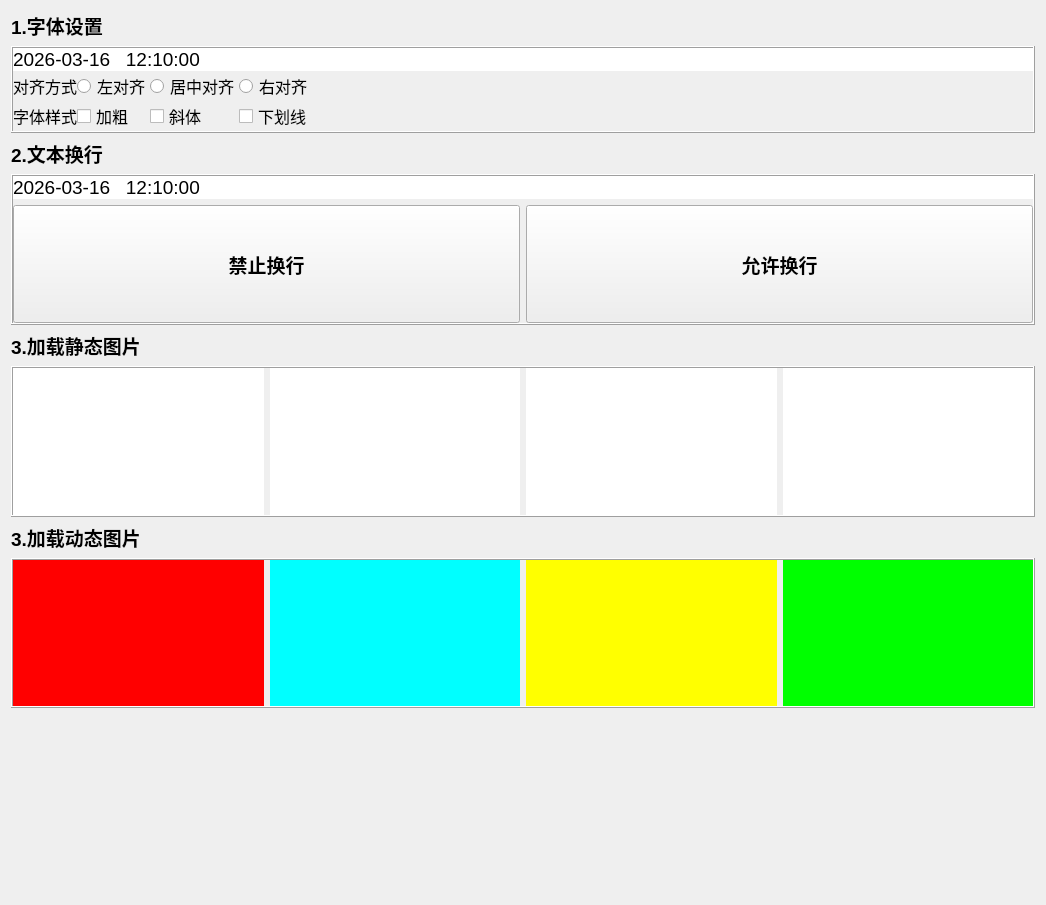
<?xml version="1.0" encoding="UTF-8"?>
<ui version="4.0">
 <class>Widget</class>
 <widget class="QWidget" name="Widget">
  <property name="geometry">
   <rect>
    <x>0</x>
    <y>0</y>
    <width>1046</width>
    <height>905</height>
   </rect>
  </property>
  <property name="windowTitle">
   <string>Widget</string>
  </property>
  <layout class="QVBoxLayout" name="verticalLayout_9">
   <item>
    <layout class="QVBoxLayout" name="verticalLayout_3" stretch="0,0">
     <item>
      <widget class="QLabel" name="label">
       <property name="font">
        <font>
         <pointsize>14</pointsize>
         <bold>true</bold>
        </font>
       </property>
       <property name="text">
        <string>1.字体设置</string>
       </property>
      </widget>
     </item>
     <item>
      <widget class="QFrame" name="frame">
       <property name="frameShape">
        <enum>QFrame::Shape::Box</enum>
       </property>
       <property name="frameShadow">
        <enum>QFrame::Shadow::Raised</enum>
       </property>
       <layout class="QVBoxLayout" name="verticalLayout">
        <property name="leftMargin">
         <number>0</number>
        </property>
        <property name="topMargin">
         <number>0</number>
        </property>
        <property name="rightMargin">
         <number>0</number>
        </property>
        <property name="bottomMargin">
         <number>0</number>
        </property>
        <item>
         <layout class="QVBoxLayout" name="verticalLayout_2" stretch="0,0">
          <property name="spacing">
           <number>0</number>
          </property>
          <item>
           <widget class="QLabel" name="fontLabel">
            <property name="sizePolicy">
             <sizepolicy hsizetype="Preferred" vsizetype="Preferred">
              <horstretch>0</horstretch>
              <verstretch>0</verstretch>
             </sizepolicy>
            </property>
            <property name="font">
             <font>
              <pointsize>14</pointsize>
              <bold>false</bold>
             </font>
            </property>
            <property name="styleSheet">
             <string notr="true">background-color: rgb(255, 255, 255);</string>
            </property>
            <property name="text">
             <string>2026-03-16   12:10:00</string>
            </property>
           </widget>
          </item>
          <item>
           <layout class="QGridLayout" name="gridLayout_2">
            <item row="0" column="2">
             <widget class="QRadioButton" name="radioButton_center">
              <property name="font">
               <font>
                <pointsize>12</pointsize>
               </font>
              </property>
              <property name="text">
               <string>居中对齐</string>
              </property>
             </widget>
            </item>
            <item row="1" column="2">
             <widget class="QCheckBox" name="checkBox_italic">
              <property name="font">
               <font>
                <pointsize>12</pointsize>
               </font>
              </property>
              <property name="text">
               <string>斜体</string>
              </property>
             </widget>
            </item>
            <item row="0" column="3">
             <widget class="QRadioButton" name="radioButton_right">
              <property name="font">
               <font>
                <pointsize>12</pointsize>
               </font>
              </property>
              <property name="text">
               <string>右对齐</string>
              </property>
             </widget>
            </item>
            <item row="0" column="0">
             <widget class="QLabel" name="label_6">
              <property name="font">
               <font>
                <pointsize>12</pointsize>
               </font>
              </property>
              <property name="text">
               <string>对齐方式</string>
              </property>
             </widget>
            </item>
            <item row="0" column="1">
             <widget class="QRadioButton" name="radioButton_left">
              <property name="font">
               <font>
                <pointsize>12</pointsize>
               </font>
              </property>
              <property name="text">
               <string>左对齐</string>
              </property>
             </widget>
            </item>
            <item row="1" column="0">
             <widget class="QLabel" name="label_7">
              <property name="font">
               <font>
                <pointsize>12</pointsize>
               </font>
              </property>
              <property name="text">
               <string>字体样式</string>
              </property>
             </widget>
            </item>
            <item row="1" column="3">
             <widget class="QCheckBox" name="checkBox_underline">
              <property name="font">
               <font>
                <pointsize>12</pointsize>
               </font>
              </property>
              <property name="text">
               <string>下划线</string>
              </property>
             </widget>
            </item>
            <item row="1" column="1">
             <widget class="QCheckBox" name="checkBox_bold">
              <property name="font">
               <font>
                <pointsize>12</pointsize>
               </font>
              </property>
              <property name="text">
               <string>加粗</string>
              </property>
             </widget>
            </item>
            <item row="0" column="4">
             <spacer name="horizontalSpacer">
              <property name="orientation">
               <enum>Qt::Orientation::Horizontal</enum>
              </property>
              <property name="sizeHint" stdset="0">
               <size>
                <width>40</width>
                <height>20</height>
               </size>
              </property>
             </spacer>
            </item>
            <item row="1" column="4">
             <spacer name="horizontalSpacer_2">
              <property name="orientation">
               <enum>Qt::Orientation::Horizontal</enum>
              </property>
              <property name="sizeHint" stdset="0">
               <size>
                <width>40</width>
                <height>20</height>
               </size>
              </property>
             </spacer>
            </item>
           </layout>
          </item>
         </layout>
        </item>
       </layout>
      </widget>
     </item>
    </layout>
   </item>
   <item>
    <layout class="QVBoxLayout" name="verticalLayout_4" stretch="0,1">
     <item>
      <widget class="QLabel" name="label_2">
       <property name="font">
        <font>
         <pointsize>14</pointsize>
         <bold>true</bold>
        </font>
       </property>
       <property name="text">
        <string>2.文本换行</string>
       </property>
      </widget>
     </item>
     <item>
      <widget class="QFrame" name="frame_2">
       <property name="frameShape">
        <enum>QFrame::Shape::Box</enum>
       </property>
       <property name="frameShadow">
        <enum>QFrame::Shadow::Raised</enum>
       </property>
       <layout class="QVBoxLayout" name="verticalLayout_5">
        <property name="leftMargin">
         <number>0</number>
        </property>
        <property name="topMargin">
         <number>0</number>
        </property>
        <property name="rightMargin">
         <number>0</number>
        </property>
        <property name="bottomMargin">
         <number>0</number>
        </property>
        <item>
         <layout class="QVBoxLayout" name="verticalLayout_6" stretch="0,1">
          <property name="spacing">
           <number>6</number>
          </property>
          <item>
           <widget class="QLabel" name="breakLabel">
            <property name="font">
             <font>
              <pointsize>14</pointsize>
             </font>
            </property>
            <property name="styleSheet">
             <string notr="true">background-color: rgb(255, 255, 255);</string>
            </property>
            <property name="text">
             <string>2026-03-16   12:10:00</string>
            </property>
           </widget>
          </item>
          <item>
           <layout class="QHBoxLayout" name="horizontalLayout" stretch="0,0">
            <item>
             <widget class="QPushButton" name="disableWrappushButton">
              <property name="sizePolicy">
               <sizepolicy hsizetype="Expanding" vsizetype="Expanding">
                <horstretch>0</horstretch>
                <verstretch>0</verstretch>
               </sizepolicy>
              </property>
              <property name="font">
               <font>
                <pointsize>14</pointsize>
                <bold>true</bold>
               </font>
              </property>
              <property name="text">
               <string>禁止换行</string>
              </property>
             </widget>
            </item>
            <item>
             <widget class="QPushButton" name="EnableWrappushButton">
              <property name="sizePolicy">
               <sizepolicy hsizetype="Expanding" vsizetype="Expanding">
                <horstretch>0</horstretch>
                <verstretch>0</verstretch>
               </sizepolicy>
              </property>
              <property name="font">
               <font>
                <pointsize>14</pointsize>
                <bold>true</bold>
               </font>
              </property>
              <property name="text">
               <string>允许换行</string>
              </property>
             </widget>
            </item>
           </layout>
          </item>
         </layout>
        </item>
       </layout>
      </widget>
     </item>
    </layout>
   </item>
   <item>
    <layout class="QVBoxLayout" name="verticalLayout_7" stretch="0,1">
     <item>
      <widget class="QLabel" name="label_3">
       <property name="font">
        <font>
         <pointsize>14</pointsize>
         <bold>true</bold>
        </font>
       </property>
       <property name="text">
        <string>3.加载静态图片</string>
       </property>
      </widget>
     </item>
     <item>
      <widget class="QFrame" name="frame_3">
       <property name="frameShape">
        <enum>QFrame::Shape::Box</enum>
       </property>
       <property name="frameShadow">
        <enum>QFrame::Shadow::Raised</enum>
       </property>
       <layout class="QHBoxLayout" name="horizontalLayout_2">
        <property name="leftMargin">
         <number>0</number>
        </property>
        <property name="topMargin">
         <number>0</number>
        </property>
        <property name="rightMargin">
         <number>0</number>
        </property>
        <property name="bottomMargin">
         <number>0</number>
        </property>
        <item>
         <widget class="QLabel" name="label_pic1">
          <property name="styleSheet">
           <string notr="true">background-color: rgb(255, 255, 255);</string>
          </property>
          <property name="text">
           <string/>
          </property>
          <property name="scaledContents">
           <bool>false</bool>
          </property>
         </widget>
        </item>
        <item>
         <widget class="QLabel" name="label_pic2">
          <property name="styleSheet">
           <string notr="true">background-color: rgb(255, 255, 255);</string>
          </property>
          <property name="text">
           <string/>
          </property>
          <property name="scaledContents">
           <bool>false</bool>
          </property>
         </widget>
        </item>
        <item>
         <widget class="QLabel" name="label_pic3">
          <property name="styleSheet">
           <string notr="true">background-color: rgb(255, 255, 255);</string>
          </property>
          <property name="text">
           <string/>
          </property>
          <property name="scaledContents">
           <bool>false</bool>
          </property>
         </widget>
        </item>
        <item>
         <widget class="QLabel" name="label_pic4">
          <property name="styleSheet">
           <string notr="true">background-color: rgb(255, 255, 255);</string>
          </property>
          <property name="text">
           <string/>
          </property>
          <property name="scaledContents">
           <bool>false</bool>
          </property>
         </widget>
        </item>
       </layout>
      </widget>
     </item>
    </layout>
   </item>
   <item>
    <layout class="QVBoxLayout" name="verticalLayout_8" stretch="0,1">
     <item>
      <widget class="QLabel" name="label_12">
       <property name="font">
        <font>
         <pointsize>14</pointsize>
         <bold>true</bold>
        </font>
       </property>
       <property name="text">
        <string>3.加载动态图片</string>
       </property>
      </widget>
     </item>
     <item>
      <widget class="QFrame" name="frame_4">
       <property name="frameShape">
        <enum>QFrame::Shape::Box</enum>
       </property>
       <property name="frameShadow">
        <enum>QFrame::Shadow::Raised</enum>
       </property>
       <layout class="QHBoxLayout" name="horizontalLayout_3">
        <property name="leftMargin">
         <number>0</number>
        </property>
        <property name="topMargin">
         <number>0</number>
        </property>
        <property name="rightMargin">
         <number>0</number>
        </property>
        <property name="bottomMargin">
         <number>0</number>
        </property>
        <item>
         <widget class="QLabel" name="label_gif1">
          <property name="styleSheet">
           <string notr="true">background-color: rgb(255, 0, 0);</string>
          </property>
          <property name="text">
           <string/>
          </property>
         </widget>
        </item>
        <item>
         <widget class="QLabel" name="label_gif2">
          <property name="styleSheet">
           <string notr="true">background-color: rgb(0, 255, 255);</string>
          </property>
          <property name="text">
           <string/>
          </property>
         </widget>
        </item>
        <item>
         <widget class="QLabel" name="label_gif3">
          <property name="styleSheet">
           <string notr="true">background-color: rgb(255, 255, 0);</string>
          </property>
          <property name="text">
           <string/>
          </property>
         </widget>
        </item>
        <item>
         <widget class="QLabel" name="label_gif4">
          <property name="styleSheet">
           <string notr="true">background-color: rgb(0, 255, 0);</string>
          </property>
          <property name="text">
           <string/>
          </property>
         </widget>
        </item>
       </layout>
      </widget>
     </item>
    </layout>
   </item>
   <item>
    <spacer name="verticalSpacer">
     <property name="orientation">
      <enum>Qt::Orientation::Vertical</enum>
     </property>
     <property name="sizeHint" stdset="0">
      <size>
       <width>20</width>
       <height>40</height>
      </size>
     </property>
    </spacer>
   </item>
  </layout>
  <zorder>frame</zorder>
  <zorder>label</zorder>
  <zorder>label_2</zorder>
  <zorder>label_3</zorder>
  <zorder>label_4</zorder>
  <zorder>radioButton</zorder>
  <zorder>radioButton_2</zorder>
  <zorder>radioButton_3</zorder>
  <zorder>checkBox</zorder>
  <zorder>checkBox_2</zorder>
  <zorder>checkBox_3</zorder>
  <zorder>layoutWidget_2</zorder>
  <zorder>disableWrappushButton</zorder>
  <zorder>EnableWrappushButton</zorder>
  <zorder>layoutWidget_3</zorder>
  <zorder>layoutWidget_4</zorder>
  <zorder>verticalSpacer</zorder>
 </widget>
 <resources/>
 <connections/>
</ui>
